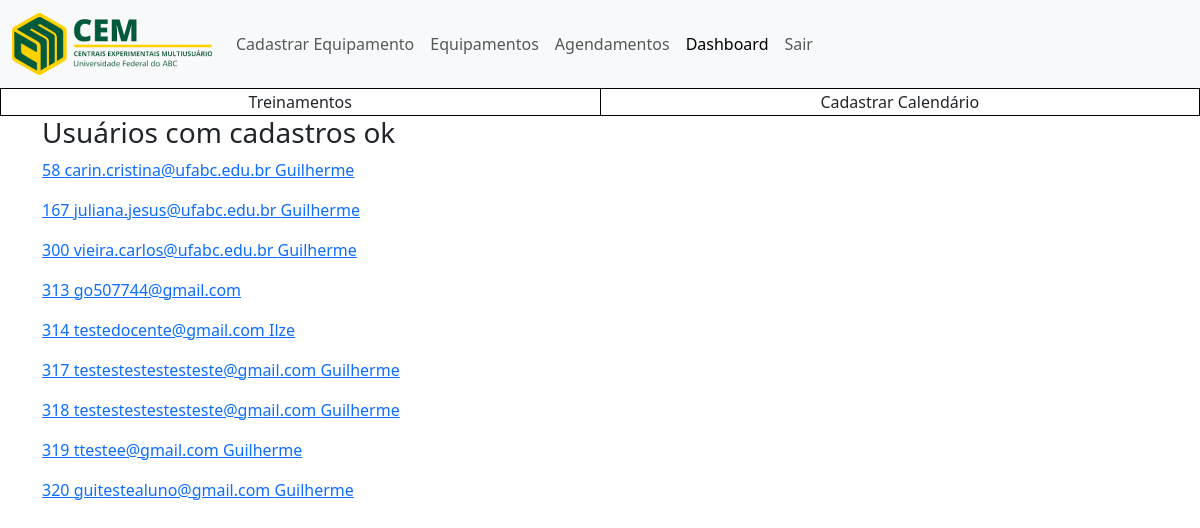
The page /administracao/dashboard/ (signed in) on the database its author committed.
### core/models.py (models this page shows, shortened)
class Login(models.Model):
    id_login = models.AutoField(primary_key=True)
    email_inst = models.EmailField(max_length=255)
    senha = models.CharField(max_length=255)
    perfil = models.CharField(max_length=30, default='perfil')
    data_cadastro = models.DateTimeField(blank=True, null=True, default=datetime.datetime.now)
    data_ultimo_login = models.DateTimeField(blank=True, null=True, default=datetime.datetime(2023, 1, 1, 0, 0))
    password_change_required = models.BooleanField(default=True)

class AlunoPosIC(models.Model):
    id_aluno_pos_ic = models.AutoField(primary_key=True)
    primeiro_nome = models.CharField(max_length=255)
    segundo_nome = models.CharField(max_length=255)
    celular = models.CharField(max_length=17)
    matricula_ufabc = models.CharField(max_length=30)
    ramal_lab = models.CharField(max_length=30)
    nome_orientador = models.CharField(max_length=255)
    perfil = models.CharField(max_length=30)
    data_pos = models.DateField()
    centro = models.CharField(max_length=30)
    bolsa = models.CharField(max_length=30)
    plano_trabalho = models.TextField()
    declaracao_ciencia_orientador = models.CharField(max_length=3)
    id_form_termo = models.ForeignKey(FormTermo, on_delete=models.CASCADE, null=False)
    id_login = models.ForeignKey(Login, on_delete=models.CASCADE, null=False, default=0)
    id_docente = models.ForeignKey(Docente, on_delete=models.CASCADE, blank=True, null=True)

class Docente(models.Model):
    id_docente = models.AutoField(primary_key=True)
    primeiro_nome = models.CharField(max_length=255)
    segundo_nome = models.CharField(max_length=255)
    celular = models.CharField(max_length=17)
    matricula_siape = models.CharField(max_length=30)
    ramal_lab = models.CharField(max_length=30)
    centro = models.CharField(max_length=30)
    possui_projeto = models.CharField(max_length=3)
    info_projeto = models.TextField(max_length=255)
    lista_publi = models.TextField(max_length=255)
    id_form_termo = models.ForeignKey(FormTermo, on_delete=models.CASCADE, null=False)
    id_login = models.ForeignKey(Login, on_delete=models.CASCADE, null=False, default=0)

### administracao/views.py (the view)
# urls.py: path('dashboard/', dashboard, name='dashboard'),
def dashboard(request):
    if 'chave' in request.session:
        user_authenticated = True
    else:
        user_authenticated = False
        return HttpResponse('Você precisa estar logado para acessa a página')
    logins = Login.objects.filter(
        password_change_required=False,
        perfil='aluno ou pos doc'
    ) | Login.objects.filter(
        password_change_required=False,
        perfil='docente'
    )
    alunos = AlunoPosIC.objects.all()
    docentes = Docente.objects.all()
    context = {'user_authenticated': user_authenticated,
                'logins': logins,
                'alunos': alunos,
                'docentes': docentes}
    return render(request, 'dashboard.html', context)

### administracao/templates/dashboard.html
{% extends 'administracao/base.html' %}
{% load static %}
{% block conteudo %}
<div class="container">
    <section class="users-cadastrados">
        <h3>Usuários com cadastros ok</h3>
        {% for login in logins %}
            <p>
                <a href="{% url 'visualizar_info_user' id_login=login.id_login %}">
                    {{login.id_login}}
                    {{ login.email_inst }}
                    {% if login.perfil == 'docente' %}
                        {% for docente in docentes %}
                            {% if docente.id_login.email_inst == login.email_inst %}
                                {{ docente.primeiro_nome }}
                            {% endif %}
                        {% endfor %}
                    {% elif login.perfil == 'aluno ou pos doc' %}
                        {% for aluno in alunos %}
                            {% if aluno.id_login.email_inst == login.email_inst %}
                                {{ aluno.primeiro_nome }}
                            {% endif %}
                        {% endfor %}
                    {% endif %}
                </a>
            </p>
        {% endfor %}
    </section>
</div>
{% endblock %}

### static/css/style.css (style rules this page uses)
.container { width: 100%; }

### rows shown on the page
Login: id_login "58", email_inst "carin.cristina@ufabc.edu.br"
AlunoPosIC: primeiro_nome "Guilherme"
Login: id_login "167", email_inst "juliana.jesus@ufabc.edu.br"
AlunoPosIC: primeiro_nome "Guilherme"
Login: id_login "300", email_inst "vieira.carlos@ufabc.edu.br"
AlunoPosIC: primeiro_nome "Guilherme"
Login: id_login "313", email_inst "go507744@gmail.com"
Login: id_login "314", email_inst "testedocente@gmail.com"
Docente: primeiro_nome "Ilze"
Login: id_login "317", email_inst "testestestestesteste@gmail.com"
AlunoPosIC: primeiro_nome "Guilherme"
Login: id_login "318", email_inst "testestestestesteste@gmail.com"
Login: id_login "319", email_inst "ttestee@gmail.com"
AlunoPosIC: primeiro_nome "Guilherme"
Login: id_login "320", email_inst "guitestealuno@gmail.com"
AlunoPosIC: primeiro_nome "Guilherme"
